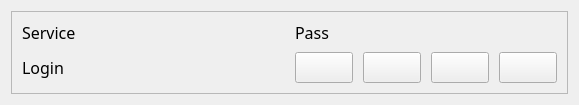
<?xml version="1.0" encoding="UTF-8"?>
<ui version="4.0">
 <class>Form</class>
 <widget class="QWidget" name="Form">
  <property name="geometry">
   <rect>
    <x>0</x>
    <y>0</y>
    <width>579</width>
    <height>101</height>
   </rect>
  </property>
  <property name="font">
   <font>
    <family>Microsoft YaHei UI Light</family>
    <pointsize>12</pointsize>
   </font>
  </property>
  <property name="windowTitle">
   <string>Form</string>
  </property>
  <layout class="QGridLayout" name="gridLayout">
   <item row="0" column="0">
    <widget class="QFrame" name="frame">
     <property name="frameShape">
      <enum>QFrame::Shape::StyledPanel</enum>
     </property>
     <property name="frameShadow">
      <enum>QFrame::Shadow::Raised</enum>
     </property>
     <layout class="QGridLayout" name="gridLayout_2">
      <property name="leftMargin">
       <number>10</number>
      </property>
      <property name="topMargin">
       <number>10</number>
      </property>
      <property name="rightMargin">
       <number>10</number>
      </property>
      <property name="bottomMargin">
       <number>10</number>
      </property>
      <property name="spacing">
       <number>10</number>
      </property>
      <item row="0" column="0">
       <widget class="QLabel" name="serviceLabel">
        <property name="minimumSize">
         <size>
          <width>0</width>
          <height>20</height>
         </size>
        </property>
        <property name="text">
         <string>Service</string>
        </property>
       </widget>
      </item>
      <item row="0" column="1">
       <widget class="QLabel" name="passLabel">
        <property name="minimumSize">
         <size>
          <width>0</width>
          <height>20</height>
         </size>
        </property>
        <property name="text">
         <string>Pass</string>
        </property>
       </widget>
      </item>
      <item row="1" column="1" rowspan="2">
       <layout class="QHBoxLayout" name="horizontalLayout">
        <item>
         <widget class="QPushButton" name="pushButton">
          <property name="minimumSize">
           <size>
            <width>0</width>
            <height>20</height>
           </size>
          </property>
          <property name="text">
           <string/>
          </property>
          <property name="icon">
           <iconset theme="system-search"/>
          </property>
         </widget>
        </item>
        <item>
         <widget class="QPushButton" name="pushButton_2">
          <property name="text">
           <string/>
          </property>
          <property name="icon">
           <iconset theme="QIcon::ThemeIcon::EditCopy"/>
          </property>
         </widget>
        </item>
        <item>
         <widget class="QPushButton" name="pushButton_3">
          <property name="text">
           <string/>
          </property>
          <property name="icon">
           <iconset theme="QIcon::ThemeIcon::MailMessageNew"/>
          </property>
         </widget>
        </item>
        <item>
         <widget class="QPushButton" name="pushButton_4">
          <property name="text">
           <string/>
          </property>
          <property name="icon">
           <iconset theme="QIcon::ThemeIcon::EditDelete"/>
          </property>
         </widget>
        </item>
       </layout>
      </item>
      <item row="1" column="0" rowspan="2">
       <widget class="QLabel" name="loginLabel">
        <property name="minimumSize">
         <size>
          <width>0</width>
          <height>20</height>
         </size>
        </property>
        <property name="text">
         <string>Login</string>
        </property>
       </widget>
      </item>
     </layout>
    </widget>
   </item>
  </layout>
 </widget>
 <resources/>
 <connections/>
</ui>
